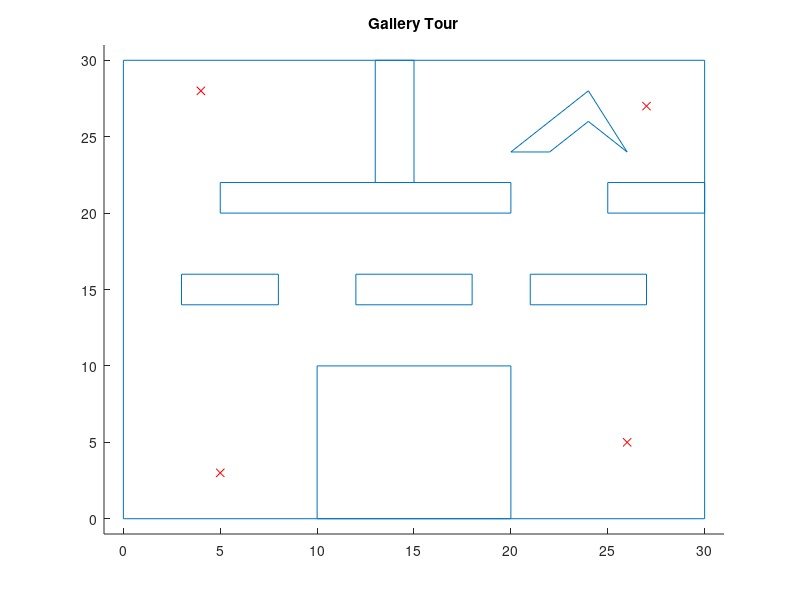

The MATLAB script that drew this image:
function [boundary, obs, tour] = makegallerymap()
%% Gallery map 
% Constructs a simple gallery with obstacles for motion planning

boundary = [0 0; 30 0; 30 30; 0 30];
obs{1} = [3 14; 3 16; 8 16; 8 14];
obs{2} = [12 14; 12 16; 18 16; 18 14];
obs{3} = [21 14; 21 16; 27 16; 27 14];
obs{4} = [20 24; 22 24; 24 26; 26 24; 24 28];
obs{5} = [10 0; 10 10; 20 10; 20 0]; 
obs{6} = [30 20; 25 20; 25 22; 30 22]; 
obs{7} = [15 30; 15 22; 13 22; 13 30];
obs{8} = [5 20; 5 22; 20 22; 20 20];


galleryMap = [boundary; boundary(1,:); NaN NaN;];
for i=1:length(obs)
    galleryMap = [galleryMap; obs{i}; obs{i}(1,:); NaN NaN;];
end              
tour = [4 28; 5 3; 27 27; 26 5];
          
figure(1); clf; hold on;
plot(galleryMap(:,1),galleryMap(:,2));
plot(tour(:,1), tour(:,2), 'rx');
title('Gallery Tour');
axis([-1 31 -1 31])

return;
